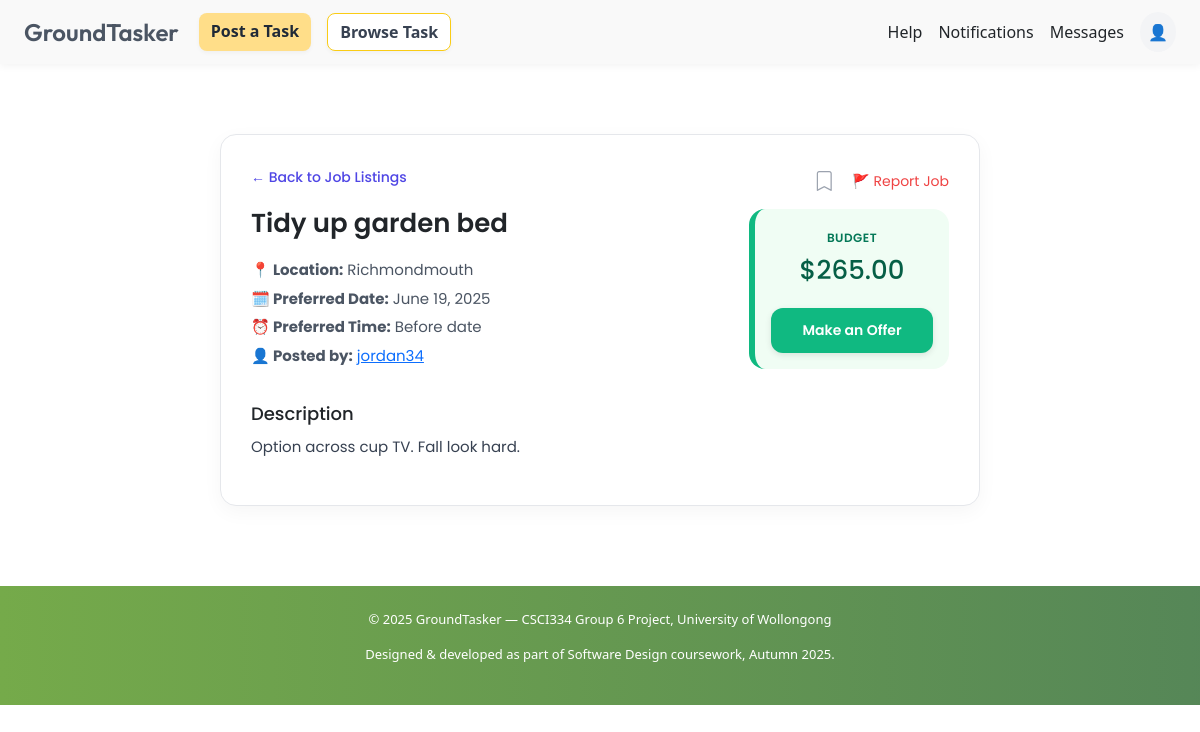
Page /tasks/jobs/21/ (signed in) on the committed database.
### tasks/models.py (models this page shows, shortened)
class Task(models.Model):
    FLEX_CHOICES = [
        ('on_date', 'On date'),
        ('before_date', 'Before date'),
        ('flexible', "I'm flexible"),
    ]
    title = models.CharField(max_length=200)
    description = models.TextField()
    location = models.CharField(max_length=255)
    budget = models.DecimalField(max_digits=10, decimal_places=2, default=Decimal('0.00'))
    due_type = models.CharField(max_length=20, choices=FLEX_CHOICES)
    due_date = models.DateField(null=True, blank=True)
    posted_by = models.ForeignKey(settings.AUTH_USER_MODEL, on_delete=models.CASCADE)
    created_at = models.DateTimeField(auto_now_add=True)
    category = models.CharField(max_length=100, blank=True, null=True, default="")
    bookmarked_by = models.ManyToManyField(settings.AUTH_USER_MODEL, related_name="bookmarked_tasks", blank=True)

### tasks/views.py (the view)
# urls.py: path('jobs/<int:task_id>/', JobDetailView.as_view(), name='job_detail'),
class JobDetailView(LoginRequiredMixin, View):
    def get(self, request, task_id):
        task = get_object_or_404(Task, id=task_id)
        return render(request, 'job_detail.html', {'task': task})

### templates/job_detail.html (shortened to what this page needs)
{% extends "base.html" %}
{% load static %}
{% block extra_css %}
<link rel="stylesheet" href="{% static 'css/job_detail.css' %}">
<link rel="stylesheet" href="https://cdn.jsdelivr.net/npm/bootstrap-icons@1.10.5/font/bootstrap-icons.css">
{% endblock %}
{% block content %}
<div class="job-detail-wrapper page-enter">
  <div class="job-detail-card">
    <div class="job-detail-header">
      <div class="job-header-left">
        <a href="{% url 'job_list' %}" class="back-link">← Back to Job Listings</a>
        <h1 class="job-title">{{ task.title }}</h1>
        <div class="job-info">
          <p><strong>📍 Location:</strong> {{ task.location }}</p>
          <p><strong>🗓️ Preferred Date:</strong> {{ task.due_date|default:"Flexible" }}</p>
          <p><strong>⏰ Preferred Time:</strong> {{ task.get_due_type_display }}</p>
          <p><strong>👤 Posted by:</strong>
            <a class="text-primary text-decoration-underline" href="{% url 'public_profile' task.posted_by.username %}">
              {{ task.posted_by.username }}
            </a>
          </p>
        </div>
      </div>
      <div class="job-header-right">
        <div class="action-buttons">
          <form method="post" id="bookmarkForm" data-task-id="{{ task.id }}">
            <button type="button" class="bookmark-btn" id="bookmarkBtn" title="Bookmark">
              <i class="bi {% if user in task.bookmarked_by.all %}bi-bookmark-fill{% else %}bi-bookmark{% endif %}" id="bookmarkIcon"></i>
            </button>
          </form>
          <a href="#" class="report-link" id="openReport">🚩 Report Job</a>
        </div>
        <div class="budget-highlight">
          <span class="label">Budget</span>
          <h2>${{ task.budget }}</h2>
          <a href="{% url 'make_offer' task.id %}" class="job-cta-btn">Make an Offer</a>
        </div>
      </div>
    </div>
    <div class="job-description">
      <h3>Description</h3>
      <p>{{ task.description }}</p>
    </div>
  </div>
</div>
{% endblock %}

### static/css/base.css (style rules this page uses)
body { opacity: 0; transition: opacity 0.2s ease-in-out; transition: opacity 0.2s ease, transform 0.2s ease; }
body.fade-in { opacity: 1; transform: scale(1); }
a { text-decoration: none; color: inherit; }

### static/css/job_detail.css (style rules this page uses)
.job-detail-wrapper { max-width: 800px; margin: 50px auto; padding: 20px; font-family: 'Poppins', sans-serif; }
.job-detail-card { background: #ffffff; border: 1px solid #e5e7eb; border-radius: 16px; padding: 30px; box-shadow: 0 6px 20px rgba(0, 0, 0, 0.04); }
.job-title { font-size: 26px; font-weight: 600; margin-bottom: 20px; }
.job-info p { margin: 6px 0; font-size: 15px; color: #4b5563; }
.job-description { margin-top: 30px; }
.job-description h3 { font-size: 18px; margin-bottom: 10px; }
.job-description p { font-size: 15px; line-height: 1.6; color: #374151; }
.job-cta-btn { margin-top: 30px; width: 100%; background-color: #e5e7eb; color: #6b7280; font-size: 16px; padding: 14px; border: none; border-radius: 10px; cursor: not-allowed; }
.back-link { display: inline-block; margin-bottom: 20px; font-size: 14px; color: #4f46e5; text-decoration: none; font-weight: 500; }
.page-enter { opacity: 0; transform: translateY(10px); animation: fadeInUp 0.4s ease forwards; }
.action-buttons { display: flex; align-items: center; gap: 12px; }
.bookmark-btn { background: none; border: none; font-size: 20px; cursor: not-allowed; color: #9ca3af; }
.report-link { font-size: 14px; color: #ef4444; text-decoration: none; }
.job-detail-header { display: flex; justify-content: space-between; align-items: flex-start; flex-wrap: wrap; gap: 24px; }
.job-header-left { flex: 1; }
.job-header-right { display: flex; flex-direction: column; align-items: flex-end; gap: 12px; }
.budget-highlight { background-color: #f0fdf4; border-left: 6px solid #10b981; padding: 16px; border-radius: 16px; text-align: center; width: 200px; }
.budget-highlight .label { text-transform: uppercase; font-size: 12px; color: #047857; font-weight: 600; letter-spacing: 0.5px; }
.budget-highlight h2 { font-size: 26px; margin: 6px 0; color: #065f46; }
.job-cta-btn { background-color: #10b981; color: white; border: none; margin-top: 12px; padding: 10px 18px; border-radius: 8px; font-size: 15px; cursor: pointer; transition: background-color 0.2s ease; }
.job-cta-btn { display: inline-block; margin-top: 16px; background-color: #10b981; color: white; padding: 12px 22px; font-size: 14px; font-weight: 600; border: none; border-radius: 12px; text-decoration: none; transition: background 0.2s ease; box-shadow: 0 2px 6px rgba(0,0,0,0.1); }

### rows in the picture
Task: title "Tidy up garden bed", location "Richmondmouth", due_date "June 19, 2025", due_type "Before date", posted_by.username "jordan34", budget "265.00", description "Option across cup TV. Fall look hard."

### other values in the picture
{{ year }} "2025"
